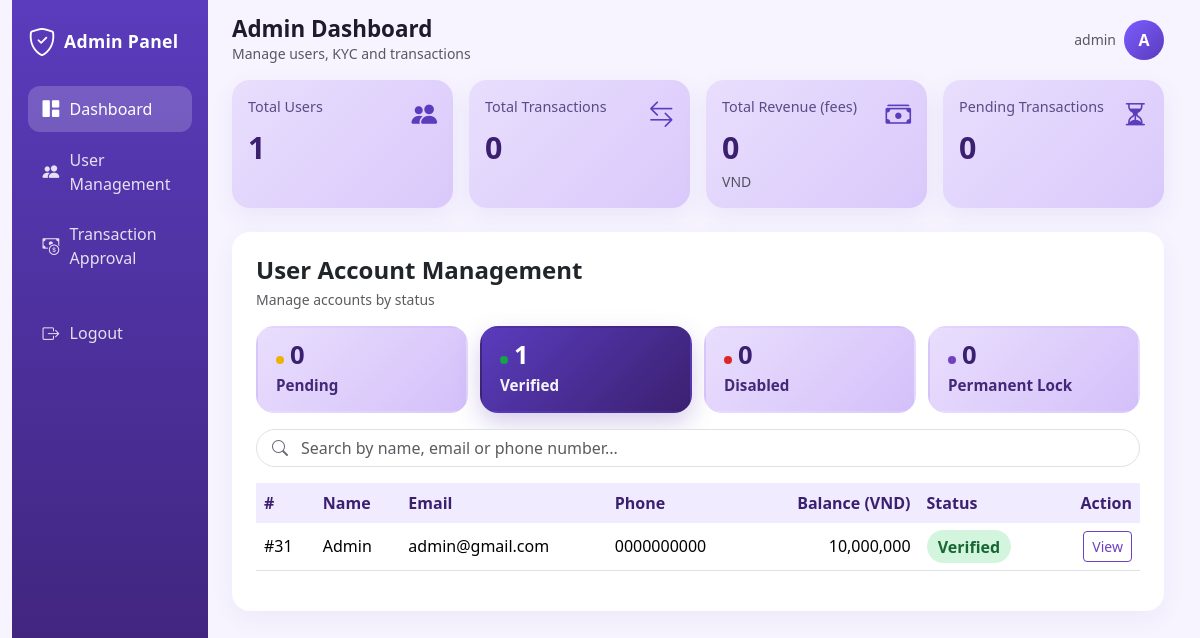
Screenshot of /admin_dashboard.php?tab=verified (signed in) with the database file from the repository.
### tables this page shows
CREATE TABLE `users` (
  `user_id` int(11) NOT NULL,
  `phone` varchar(20) NOT NULL,
  `email` varchar(100) NOT NULL,
  `full_name` varchar(100) NOT NULL,
  `dob` date NOT NULL,
  `address` text NOT NULL,
  `id_front_image` varchar(255) NOT NULL,
  `id_back_image` varchar(255) NOT NULL,
  `password` varchar(255) NOT NULL,
  `is_first_login` tinyint(1) DEFAULT 1,
  `role` enum('user','admin') DEFAULT 'user',
  `status` enum('pending','verified','disabled','updating') DEFAULT 'pending',
  `balance` decimal(15,2) DEFAULT 10000000.00,
  `failed_attempts` int(11) DEFAULT 0,
  `temp_lock_until` datetime DEFAULT NULL,
  `is_permanently_locked` tinyint(1) DEFAULT 0,
  `created_at` timestamp NOT NULL DEFAULT current_timestamp(),
  `id_front` varchar(255) DEFAULT NULL,
  `id_back` varchar(255) DEFAULT NULL,
  `id_status` varchar(20) DEFAULT 'unverified',
  `avatar` varchar(255) DEFAULT 'default.png'
);

### admin_dashboard.php (the view, shortened to what this page needs)
<?php
require_once 'db.php';
$pageTitle = 'Admin Dashboard';
$activeNav = 'dashboard';
$totalUsers = (int)$pdo->query("SELECT COUNT(*) FROM users")->fetchColumn();
$totalTransactions = (int)$pdo->query("SELECT COUNT(*) FROM transactions")->fetchColumn();
$totalRevenue = (float)$pdo->query("SELECT COALESCE(SUM(fee),0) FROM transactions WHERE status='completed'")->fetchColumn();
$pendingTransactions = (int)$pdo->query("SELECT COUNT(*) FROM transactions WHERE status='pending'")->fetchColumn();
$countPending   = (int)$pdo->query("SELECT COUNT(*) FROM users WHERE status='pending' AND (is_permanently_locked=0 OR is_permanently_locked IS NULL)")->fetchColumn();
$countVerified  = (int)$pdo->query("SELECT COUNT(*) FROM users WHERE status='verified' AND (is_permanently_locked=0 OR is_permanently_locked IS NULL)")->fetchColumn();
$countDisabled  = (int)$pdo->query("SELECT COUNT(*) FROM users WHERE status='disabled' AND (is_permanently_locked=0 OR is_permanently_locked IS NULL)")->fetchColumn();
$countLocked    = (int)$pdo->query("SELECT COUNT(*) FROM users WHERE is_permanently_locked=1")->fetchColumn();
$tab = $_GET['tab'] ?? 'pending';
$q = trim($_GET['q'] ?? '');
$params = [];
$where = '';
if ($tab === 'locked') {
    $where = "WHERE is_permanently_locked = 1";
} else {
    $where = "WHERE status = :status AND (is_permanently_locked = 0 OR is_permanently_locked IS NULL)";
    $params[':status'] = $tab;
}
$sql = "SELECT user_id, full_name, email, phone, status, is_permanently_locked, balance
        FROM users $where
        ORDER BY user_id DESC
        LIMIT 100";
$stmt = $pdo->prepare($sql);
$stmt->execute($params);
$users = $stmt->fetchAll();
include '_layout.php';
?>
<div class="row g-3 mb-4" data-testid="summary-cards">
  <div class="col-6 col-lg-3">
    <div class="card stat-card p-3 h-100" data-testid="card-total-users">
      <div class="d-flex justify-content-between align-items-start">
        <div>
          <div class="stat-label">Total Users</div>
          <div class="stat-value mt-2"><?= number_format($totalUsers) ?></div>
        </div>
        <i class="bi bi-people-fill stat-icon"></i>
      </div>
    </div>
  </div>
  <div class="col-6 col-lg-3">
    <div class="card stat-card p-3 h-100" data-testid="card-total-transactions">
      <div class="d-flex justify-content-between align-items-start">
        <div>
          <div class="stat-label">Total Transactions</div>
          <div class="stat-value mt-2"><?= number_format($totalTransactions) ?></div>
        </div>
        <i class="bi bi-arrow-left-right stat-icon"></i>
      </div>
    </div>
  </div>
  <div class="col-6 col-lg-3">
    <div class="card stat-card p-3 h-100" data-testid="card-total-revenue">
      <div class="d-flex justify-content-between align-items-start">
        <div>
          <div class="stat-label">Total Revenue (fees)</div>
          <div class="stat-value mt-2"><?= number_format($totalRevenue) ?></div>
          <div class="small text-muted">VND</div>
        </div>
        <i class="bi bi-cash-stack stat-icon"></i>
      </div>
    </div>
  </div>
  <div class="col-6 col-lg-3">
    <div class="card stat-card p-3 h-100" data-testid="card-pending-transactions">
      <div class="d-flex justify-content-between align-items-start">
        <div>
          <div class="stat-label">Pending Transactions</div>
          <div class="stat-value mt-2"><?= number_format($pendingTransactions) ?></div>
        </div>
        <i class="bi bi-hourglass-split stat-icon"></i>
      </div>
    </div>
  </div>
</div>
<div class="card panel-card p-3 p-md-4 mb-4" id="users" data-testid="user-management-panel">
  <div class="d-flex justify-content-between align-items-start flex-wrap gap-2 mb-3">
    <div>
      <h4 class="fw-bold mb-1">User Account Management</h4>
      <div class="text-muted small">Manage accounts by status</div>
    </div>
  </div>
  <div class="pill-tabs mb-3" data-testid="user-tabs">
    <a href="?tab=pending"  class="pill-tab <?= $tab==='pending'?'active':'' ?>"  data-testid="tab-pending">
      <div><span class="dot" style="background:#eab308"></span><span class="count"><?= $countPending ?></span></div>
      <div class="label">Pending</div>
    </a>
    <a href="?tab=verified" class="pill-tab <?= $tab==='verified'?'active':'' ?>" data-testid="tab-verified">
      <div><span class="dot" style="background:#16a34a"></span><span class="count"><?= $countVerified ?></span></div>
      <div class="label">Verified</div>
    </a>
    <a href="?tab=disabled" class="pill-tab <?= $tab==='disabled'?'active':'' ?>" data-testid="tab-disabled">
      <div><span class="dot" style="background:#dc2626"></span><span class="count"><?= $countDisabled ?></span></div>
      <div class="label">Disabled</div>
    </a>
    <a href="?tab=locked"   class="pill-tab <?= $tab==='locked'?'active':'' ?>"   data-testid="tab-locked">
      <div><span class="dot" style="background:#6f42c1"></span><span class="count"><?= $countLocked ?></span></div>
      <div class="label">Permanent Lock</div>
    </a>
  </div>
  <form method="get" class="mb-3" data-testid="user-search-form">
    <div class="search-wrap">
      <i class="bi bi-search"></i>
      <input name="q" value="<?= htmlspecialchars($q) ?>" class="form-control search-input"
             placeholder="Search by name, email or phone number..." data-testid="user-search-input">
    </div>
  </form>
  <div class="table-responsive">
    <table class="table admin-table align-middle" data-testid="users-table">
      <thead>
        <tr>
          <th>#</th>
          <th>Name</th>
          <th>Email</th>
          <th>Phone</th>
          <th class="text-end">Balance (VND)</th>
          <th>Status</th>
          <th class="text-end">Action</th>
        </tr>
      </thead>
      <tbody>
        <?php if (!$users): ?>
          <tr><td colspan="7" class="text-center text-muted py-4">No users found.</td></tr>
        <?php else: foreach ($users as $u): ?>
          <tr data-testid="user-row-<?= (int)$u['user_id'] ?>">
            <td>#<?= (int)$u['user_id'] ?></td>
            <td><?= htmlspecialchars($u['full_name'] ?? '') ?></td>
            <td><?= htmlspecialchars($u['email'] ?? '') ?></td>
            <td><?= htmlspecialchars($u['phone'] ?? '') ?></td>
            <td class="text-end"><?= number_format((float)$u['balance']) ?></td>
            <td>
              <?php
                if ((int)$u['is_permanently_locked'] === 1) {
                  echo '<span class="badge-status bs-locked">Permanent Lock</span>';
                } else {
                  $st = $u['status'];
                  $cls = 'bs-' . ($st ?: 'pending');
                  echo '<span class="badge-status '.$cls.'">'.htmlspecialchars(ucfirst($st)).'</span>';
                }
              ?>
            </td>
            <td class="text-end">
              <a href="user_details.php?id=<?= (int)$u['user_id'] ?>"
                 class="btn btn-sm btn-outline-primary"
                 style="border-color:#6f42c1;color:#6f42c1"
                 data-testid="view-user-<?= (int)$u['user_id'] ?>">View</a>
            </td>
          </tr>
        <?php endforeach; endif; ?>
      </tbody>
    </table>
  </div>
</div>
<?php include '_layout_footer.php'; ?>

### _layout.php (shortened to what this page needs)
<!doctype html>
<html lang="en">
<head>
<link href="https://cdn.jsdelivr.net/npm/bootstrap@5.3.3/dist/css/bootstrap.min.css" rel="stylesheet">
<link href="https://cdn.jsdelivr.net/npm/bootstrap-icons@1.11.3/font/bootstrap-icons.css" rel="stylesheet">
</head>
<body>
<div class="container-fluid">
  <div class="row g-0">
    <aside class="col-12 col-lg-2 sidebar">
      <div class="d-flex align-items-center gap-2 mb-4">
        <i class="bi bi-shield-check fs-3"></i>
        <div class="brand">Admin Panel</div>
      </div>
      <nav class="nav flex-column" data-testid="sidebar-nav">
        <a href="admin_dashboard.php" class="nav-link <?= $activeNav==='dashboard'?'active':'' ?>" data-testid="nav-dashboard">
          <i class="bi bi-grid-1x2-fill"></i> Dashboard
        </a>
        <a href="admin_dashboard.php#users" class="nav-link <?= $activeNav==='users'?'active':'' ?>" data-testid="nav-users">
          <i class="bi bi-people-fill"></i> User Management
        </a>
        <a href="transaction_approval.php" class="nav-link <?= $activeNav==='transactions'?'active':'' ?>" data-testid="nav-transactions">
          <i class="bi bi-cash-coin"></i> Transaction Approval
        </a>
        <a href="logout.php" class="nav-link mt-4" data-testid="nav-logout">
          <i class="bi bi-box-arrow-right"></i> Logout
        </a>
      </nav>
    </aside>
    <main class="col-12 col-lg-10">
      <div class="topbar">
        <div>
          <h1><?= htmlspecialchars($pageTitle) ?></h1>
          <div class="text-muted small">Manage users, KYC and transactions</div>
        </div>
        <div class="d-flex align-items-center gap-2">
          <span class="text-muted small d-none d-md-inline"><?= htmlspecialchars($_SESSION['admin_email'] ?? 'admin') ?></span>
          <div class="avatar" data-testid="admin-avatar">A</div>
        </div>
      </div>
      <div class="content">

### _layout_footer.php (shortened to what this page needs)
      </div>
    </main>
  </div>
</div>
</body>
</html>

### _layout.php (style rules this page uses)
:root { --purple-900:#3b2070; --purple-700:#5a3cbd; --purple-500:#7c5cff; --purple-300:#c7b8ff; --purple-100:#efeaff; --purple-50:#f7f4ff; --ink:#1e1b2e; --muted:#6c6a7a; }
html, body { background: var(--purple-50); }
body { font-family: system-ui,-apple-system,Segoe UI,Roboto,sans-serif; color: var(--ink); }
a { text-decoration: none; }
.sidebar { background: linear-gradient(180deg, var(--purple-700) 0%, var(--purple-900) 100%); color: #fff; min-height: 100vh; padding: 1.25rem 1rem; position: sticky; top: 0; }
.sidebar .brand { font-weight: 700; letter-spacing:.3px; font-size:1.1rem; }
.sidebar .nav-link { color: rgba(255,255,255,.85); border-radius: 12px; padding: .65rem .9rem; margin-bottom:.35rem; display:flex; align-items:center; gap:.65rem; transition: background .15s ease, transform .15s ease; }
.sidebar .nav-link.active { background: rgba(255,255,255,.18); color:#fff; }
.sidebar .nav-link i { font-size: 1.05rem; }
.topbar { background: transparent; padding: 1rem 1.5rem; display:flex; align-items:center; justify-content:space-between; }
.topbar h1 { font-size: 1.4rem; margin:0; font-weight: 700; }
.topbar .avatar { width:40px;height:40px;border-radius:50%; background: linear-gradient(135deg,var(--purple-500),var(--purple-700)); color:#fff;display:flex;align-items:center;justify-content:center;font-weight:600; }
.content { padding: 0 1.5rem 2rem 1.5rem; }
.stat-card { border:0; border-radius: 18px; background: linear-gradient(135deg,#e9defd 0%,#d9c9fb 100%); color: var(--purple-900); box-shadow: 0 8px 24px rgba(90,60,180,.08); }
.stat-card .stat-value { font-size: 1.9rem; font-weight: 800; }
.stat-card .stat-label { font-size: .9rem; color:#5a4b87; font-weight:500; }
.stat-card .stat-icon { font-size:1.6rem; color: var(--purple-700); }
.pill-tabs { display:flex; gap:12px; flex-wrap: wrap; }
.pill-tab { flex:1 1 180px; min-width: 150px; cursor:pointer; border-radius: 18px; padding: 14px 18px; background: linear-gradient(135deg,#e9defd,#d4c0fa); color: var(--purple-900); border: 2px solid transparent; transition: transform .15s ease, box-shadow .15s ease; display:flex; flex-direction:column; gap:4px; }
.pill-tab.active { background: linear-gradient(135deg,var(--purple-700),var(--purple-900)); color:#fff; box-shadow: 0 10px 24px rgba(90,60,180,.25); }
.pill-tab .count { font-size:1.6rem; font-weight:800; line-height:1; }
.pill-tab .label { font-size:.95rem; font-weight:600; opacity:.95; }
.pill-tab .dot { width:8px;height:8px;border-radius:50%;display:inline-block;margin-right:6px; }
.panel-card { background: #fff; border: 0; border-radius: 18px; box-shadow: 0 8px 24px rgba(90,60,180,.06); }
.search-input { border-radius: 999px; padding-left: 2.75rem; }
.search-wrap { position: relative; }
.search-wrap .bi-search { position:absolute; left:1rem; top:50%; transform:translateY(-50%); color: var(--muted); }
table.admin-table thead th { background: #f0ebff; color: var(--purple-900); font-weight: 600; border-bottom: 0; }
table.admin-table tbody td { vertical-align: middle; }
.badge-status { border-radius: 999px; padding: .35em .7em; font-weight:600; }
.bs-verified { background:#d4f5dd; color:#176634; }

### rows the page displays
users: user_id "31", full_name "Admin", email "admin@gmail.com", phone "0000000000", balance "10,000,000", status "Verified"

### other values shown
$pageTitle "Admin Dashboard"
$_SESSION['admin_email'] "admin"
$totalUsers "1"
$totalTransactions "0"
$totalRevenue "0"
$pendingTransactions "0"
$countPending "0"
$countVerified "1"
$countDisabled "0"
$countLocked "0"
